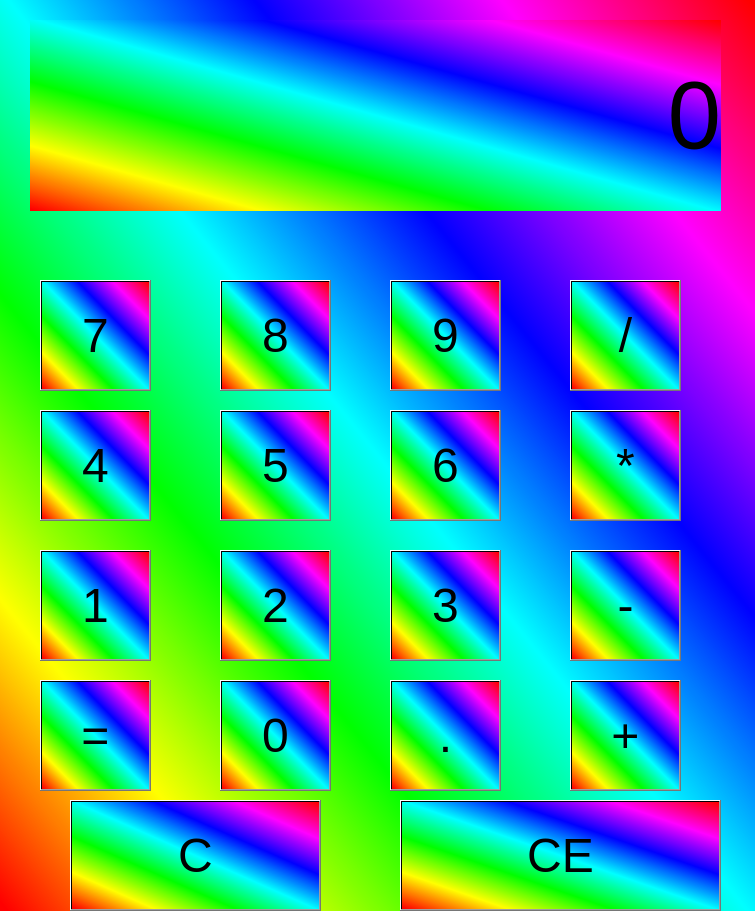
<?xml version="1.0" encoding="UTF-8"?>
<ui version="4.0">
 <class>Form</class>
 <widget class="QWidget" name="Form">
  <property name="geometry">
   <rect>
    <x>0</x>
    <y>0</y>
    <width>755</width>
    <height>911</height>
   </rect>
  </property>
  <property name="font">
   <font>
    <family>Arial</family>
    <pointsize>36</pointsize>
   </font>
  </property>
  <property name="windowTitle">
   <string>Form</string>
  </property>
  <property name="styleSheet">
   <string notr="true">background-color: qlineargradient(spread:pad, x1:0, y1:0.989, x2:1, y2:0.0113636, stop:0 rgba(255, 0, 0, 255), stop:0.166 rgba(255, 255, 0, 255), stop:0.333 rgba(0, 255, 0, 255), stop:0.5 rgba(0, 255, 255, 255), stop:0.666 rgba(0, 0, 255, 255), stop:0.833 rgba(255, 0, 255, 255), stop:1 rgba(255, 0, 0, 255))</string>
  </property>
  <widget class="QLabel" name="key_label">
   <property name="geometry">
    <rect>
     <x>30</x>
     <y>20</y>
     <width>691</width>
     <height>191</height>
    </rect>
   </property>
   <property name="font">
    <font>
     <pointsize>72</pointsize>
    </font>
   </property>
   <property name="text">
    <string>0</string>
   </property>
   <property name="alignment">
    <set>Qt::AlignRight|Qt::AlignTrailing|Qt::AlignVCenter</set>
   </property>
  </widget>
  <widget class="QPushButton" name="key_7">
   <property name="geometry">
    <rect>
     <x>40</x>
     <y>280</y>
     <width>111</width>
     <height>111</height>
    </rect>
   </property>
   <property name="font">
    <font>
     <pointsize>36</pointsize>
    </font>
   </property>
   <property name="text">
    <string>7</string>
   </property>
  </widget>
  <widget class="QPushButton" name="key_8">
   <property name="geometry">
    <rect>
     <x>220</x>
     <y>280</y>
     <width>111</width>
     <height>111</height>
    </rect>
   </property>
   <property name="font">
    <font>
     <pointsize>36</pointsize>
    </font>
   </property>
   <property name="text">
    <string>8</string>
   </property>
  </widget>
  <widget class="QPushButton" name="key_9">
   <property name="geometry">
    <rect>
     <x>390</x>
     <y>280</y>
     <width>111</width>
     <height>111</height>
    </rect>
   </property>
   <property name="font">
    <font>
     <pointsize>36</pointsize>
    </font>
   </property>
   <property name="text">
    <string>9</string>
   </property>
  </widget>
  <widget class="QPushButton" name="key_divide">
   <property name="geometry">
    <rect>
     <x>570</x>
     <y>280</y>
     <width>111</width>
     <height>111</height>
    </rect>
   </property>
   <property name="font">
    <font>
     <pointsize>36</pointsize>
    </font>
   </property>
   <property name="text">
    <string>/</string>
   </property>
  </widget>
  <widget class="QPushButton" name="key_4">
   <property name="geometry">
    <rect>
     <x>40</x>
     <y>410</y>
     <width>111</width>
     <height>111</height>
    </rect>
   </property>
   <property name="font">
    <font>
     <pointsize>36</pointsize>
    </font>
   </property>
   <property name="text">
    <string>4</string>
   </property>
  </widget>
  <widget class="QPushButton" name="key_5">
   <property name="geometry">
    <rect>
     <x>220</x>
     <y>410</y>
     <width>111</width>
     <height>111</height>
    </rect>
   </property>
   <property name="font">
    <font>
     <pointsize>36</pointsize>
    </font>
   </property>
   <property name="text">
    <string>5</string>
   </property>
  </widget>
  <widget class="QPushButton" name="key_6">
   <property name="geometry">
    <rect>
     <x>390</x>
     <y>410</y>
     <width>111</width>
     <height>111</height>
    </rect>
   </property>
   <property name="font">
    <font>
     <pointsize>36</pointsize>
    </font>
   </property>
   <property name="text">
    <string>6</string>
   </property>
  </widget>
  <widget class="QPushButton" name="key_star">
   <property name="geometry">
    <rect>
     <x>570</x>
     <y>410</y>
     <width>111</width>
     <height>111</height>
    </rect>
   </property>
   <property name="font">
    <font>
     <pointsize>36</pointsize>
    </font>
   </property>
   <property name="text">
    <string>*</string>
   </property>
  </widget>
  <widget class="QPushButton" name="key_1">
   <property name="geometry">
    <rect>
     <x>40</x>
     <y>550</y>
     <width>111</width>
     <height>111</height>
    </rect>
   </property>
   <property name="font">
    <font>
     <pointsize>36</pointsize>
    </font>
   </property>
   <property name="text">
    <string>1</string>
   </property>
  </widget>
  <widget class="QPushButton" name="key_3">
   <property name="geometry">
    <rect>
     <x>390</x>
     <y>550</y>
     <width>111</width>
     <height>111</height>
    </rect>
   </property>
   <property name="font">
    <font>
     <pointsize>36</pointsize>
    </font>
   </property>
   <property name="text">
    <string>3</string>
   </property>
  </widget>
  <widget class="QPushButton" name="key_2">
   <property name="geometry">
    <rect>
     <x>220</x>
     <y>550</y>
     <width>111</width>
     <height>111</height>
    </rect>
   </property>
   <property name="font">
    <font>
     <pointsize>36</pointsize>
    </font>
   </property>
   <property name="text">
    <string>2</string>
   </property>
  </widget>
  <widget class="QPushButton" name="key_C">
   <property name="geometry">
    <rect>
     <x>70</x>
     <y>800</y>
     <width>251</width>
     <height>111</height>
    </rect>
   </property>
   <property name="font">
    <font>
     <pointsize>36</pointsize>
    </font>
   </property>
   <property name="text">
    <string>C</string>
   </property>
  </widget>
  <widget class="QPushButton" name="key_plus">
   <property name="geometry">
    <rect>
     <x>570</x>
     <y>680</y>
     <width>111</width>
     <height>111</height>
    </rect>
   </property>
   <property name="font">
    <font>
     <pointsize>36</pointsize>
    </font>
   </property>
   <property name="text">
    <string>+</string>
   </property>
  </widget>
  <widget class="QPushButton" name="key_dot">
   <property name="geometry">
    <rect>
     <x>390</x>
     <y>680</y>
     <width>111</width>
     <height>111</height>
    </rect>
   </property>
   <property name="font">
    <font>
     <pointsize>36</pointsize>
    </font>
   </property>
   <property name="text">
    <string>.</string>
   </property>
  </widget>
  <widget class="QPushButton" name="key_0">
   <property name="geometry">
    <rect>
     <x>220</x>
     <y>680</y>
     <width>111</width>
     <height>111</height>
    </rect>
   </property>
   <property name="font">
    <font>
     <pointsize>36</pointsize>
    </font>
   </property>
   <property name="text">
    <string>0</string>
   </property>
  </widget>
  <widget class="QPushButton" name="key_equal">
   <property name="geometry">
    <rect>
     <x>40</x>
     <y>680</y>
     <width>111</width>
     <height>111</height>
    </rect>
   </property>
   <property name="font">
    <font>
     <pointsize>36</pointsize>
    </font>
   </property>
   <property name="text">
    <string>=</string>
   </property>
  </widget>
  <widget class="QPushButton" name="key_minus">
   <property name="geometry">
    <rect>
     <x>570</x>
     <y>550</y>
     <width>111</width>
     <height>111</height>
    </rect>
   </property>
   <property name="font">
    <font>
     <pointsize>36</pointsize>
    </font>
   </property>
   <property name="text">
    <string>-</string>
   </property>
  </widget>
  <widget class="QPushButton" name="key_CE">
   <property name="geometry">
    <rect>
     <x>400</x>
     <y>800</y>
     <width>321</width>
     <height>111</height>
    </rect>
   </property>
   <property name="font">
    <font>
     <pointsize>36</pointsize>
    </font>
   </property>
   <property name="text">
    <string>CE</string>
   </property>
  </widget>
 </widget>
 <resources/>
 <connections/>
</ui>
